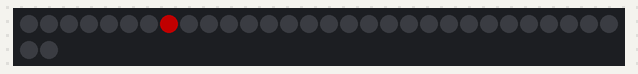
The sketch below on a simulated Arduino Uno, built with avr-gcc and run on an emulated ATmega328P. Shown: 32 RGB LEDs in strip order, left to right, continuing on the next row. Dim RGB values are drawn brighter than linear; random numbers use the default seed unless the sketch sets one.

Above: at 0.15 s.
At 16.15 s:
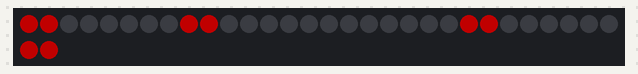
At 32.18 s:
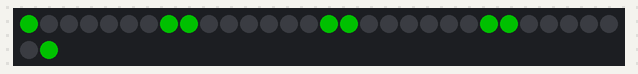

The sketch:

Chapter5_02Goggles.ino
```cpp
/* Low power NeoPixel goggles example
   Makes a nice blinky display with just a few LEDs on at any time.

   From Chapter 5 of Getting Started with Trinket by Mike Barela, 2014
   Version 1.0 - Initial Version, Phillip Burgess
*/
#include <Adafruit_NeoPixel.h>  // <1>

#define PIN 0        // Neopixel rings signal connect to Trinket Pin #0
#define NUMPIXELS 32 // 16 LEDs per ring, 32 for two rings

Adafruit_NeoPixel pixels = Adafruit_NeoPixel(NUMPIXELS, PIN);

uint8_t  mode   = 0, // Current animation effect <2>
         offset = 0; // Position of spinny eyes
uint32_t color  = 0xFF0000; // Start red
uint32_t prevTime;

void setup() {    // <3>
  pixels.begin();
  pixels.setBrightness(85); // 1/3 brightness
  prevTime = millis();
}

void loop() {   // <4>
  uint8_t  i;
  uint32_t t;

  switch(mode) {  // <5>

    case 0: // Random sparks - just one LED on at a time!
      i = random(NUMPIXELS);
      pixels.setPixelColor(i, color);
      pixels.show();
      delay(10);
      pixels.setPixelColor(i, 0);
      break;
    case 1: // Spinny wheels (8 LEDs on at a time)
      for(i=0; i<16; i++) {
        uint32_t c = 0;
        if(((offset + i) & 7) < 2) c = color; // 4 pixels on...
        pixels.setPixelColor(   i, c); // First eye
        pixels.setPixelColor(31-i, c); // Second eye (flipped)
      }
    pixels.show();
    offset++;
    delay(50);
    break;
  }
  t = millis();
  if((t - prevTime) > 8000) { // Every 8 seconds... <6>
    mode++; // Next mode
    if(mode > 1) { // End of modes?
      mode = 0; // Start modes over
      color >>= 8; // Next color R->G->B
      if(!color) color = 0xFF0000; // Reset to red
    }
  for(i=0; i<NUMPIXELS; i++) pixels.setPixelColor(i, 0); // <7>
     prevTime = t;
  }
}
/*
<1> We must include the Adafruit Neopixel library which is obtained from https://github.com/adafruit/Adafruit_NeoPixel and installed per instructions in Chapter 1.
<2> Initialize the variables +mode+ and +color+ for lighting effects.
<3> Setup initializes the data the Neopixel rings in +strip+.  The brightness is set also, you can vary the brightness from off (0) to full (255).  Battery life is saved if you keep the brightness down (and Neopixel LEDS are very bright at 255).
<4> If fifferent animations are desired, change the code in the +loop+ function.
<5> Two modes are preprogrammed - sparks (single pixels) and spinny wheels (8 LEDs at one time).
<6> Currently the animation mode is changed every 8 seconds.  On every mode change, the color is shifted through red, green, and blue.
<7> This final loop sets the colors on the rings before looping back.
*/
```
